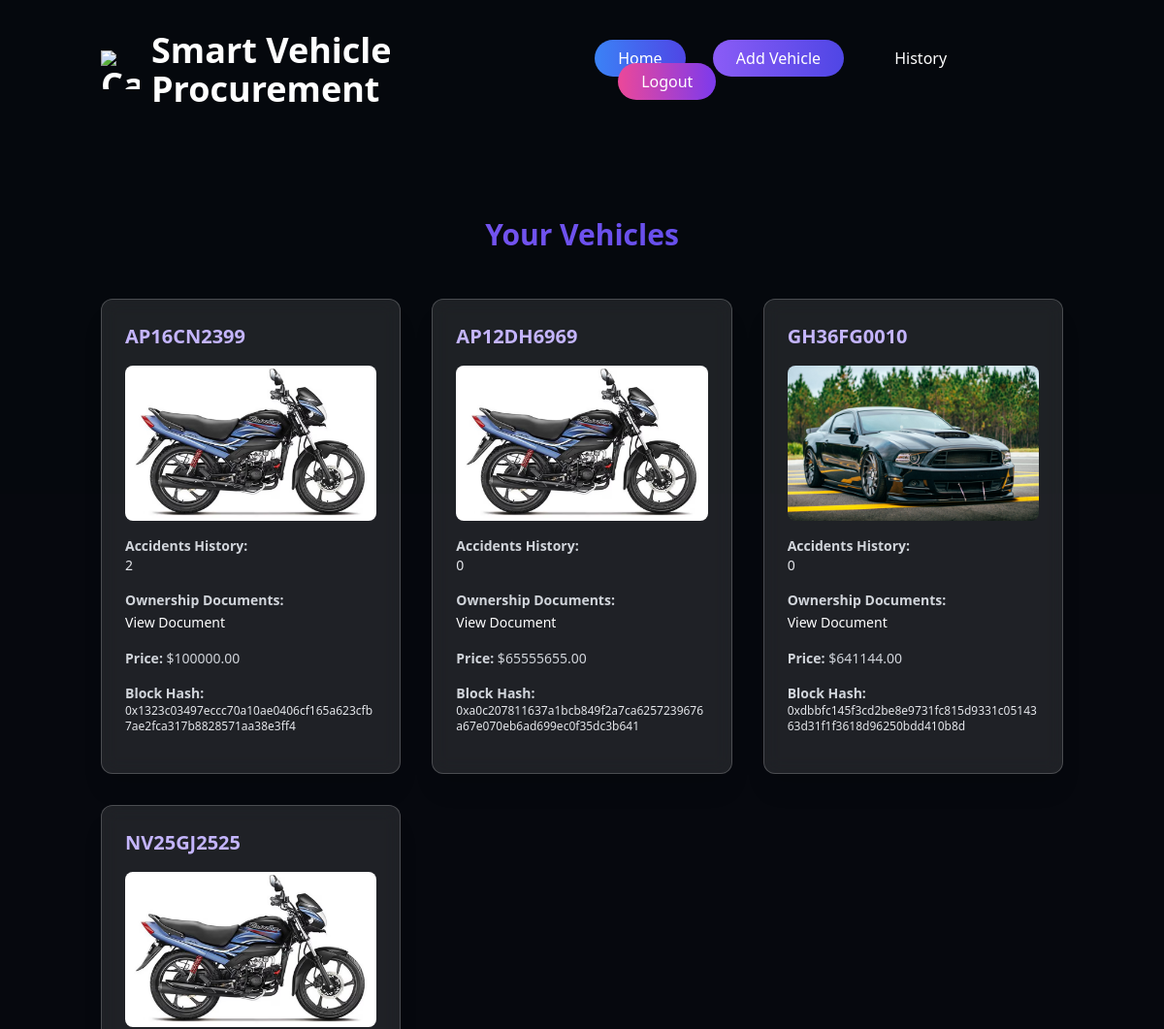
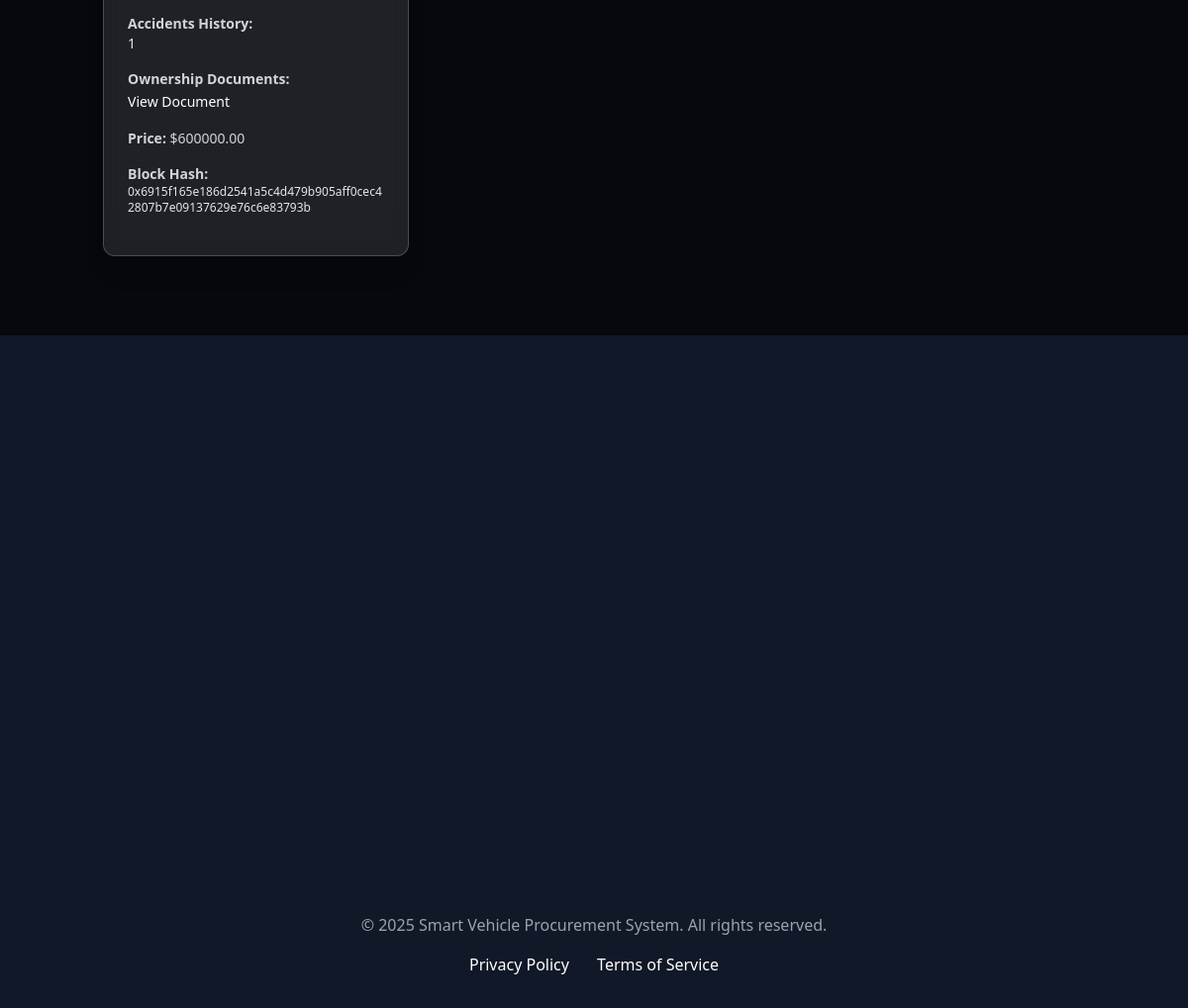
The page /vehicleHistory (signed in) on the database its author committed (2 pictures, top to bottom).
### seller/models.py (models this page shows, shortened)
class Vehicle(models.Model):
    vehicle_number = models.CharField(max_length=50, unique=True, validators=[validate_vehicle_number])
    seller_id = models.IntegerField(null=True, blank=True)
    picture = models.ImageField(upload_to='vehicles/', null=True, blank=True)
    accidents_history = models.TextField(null=True, blank=True)
    ownership_documents = models.FileField(upload_to='documents/', null=True, blank=True)
    price = models.DecimalField(max_digits=10, decimal_places=2)
    block_hash = models.CharField(max_length=66, null=True, blank=True)
    status = models.CharField(max_length=20, default='available', choices=[
        ('available', 'Available'),
        ('pending', 'Pending'),
        ('sold', 'Sold')
    ])

### seller/views.py (the view)
# urls.py: path('vehicleHistory',sv.vehicleHistory,name='vehicleHistory'),
def vehicleHistory(request):
    if not request.session.get('id'):
        return render(request,'sellerLoginForm.html')
    Vehicles=Vehicle.objects.all()
    return render(request,'seller/vehicleHistory.html',{'vehicles':Vehicles})

### Templates/seller/vehicleHistory.html (shortened to what this page needs)
<!DOCTYPE html>
<html lang="en">
<head>
    <link href="https://cdn.jsdelivr.net/npm/tailwindcss@2.2.19/dist/tailwind.min.css" rel="stylesheet">
</head>
<body class="bg-gray-900 font-sans relative text-white">
    <header class="hero-bg text-white py-8 relative z-10 overlay">
        <nav class="container mx-auto px-4 flex justify-between items-center">
            <h1 class="text-3xl md:text-4xl font-extrabold flex items-center">
                <img src="https://img.icons8.com/fluency/48/ffffff/sports-car.png" alt="Car Icon" class="w-10 h-10 mr-3 animate-spin">
                Smart Vehicle Procurement
                        </h1>
            <div class="space-x-6">
                <a href="sellerHome" class="nav-button bg-gradient-to-r from-blue-500 to-indigo-600 text-white py-2 px-6 rounded-full hover:from-blue-600 hover:to-indigo-700">Home</a>
                <a href="addVehicle" class="nav-button bg-gradient-to-r from-purple-500 to-indigo-600 text-white py-2 px-6 rounded-full hover:from-purple-600 hover:to-indigo-700">Add Vehicle</a>
                <a href="vehicleHistory" class="nav-button bg-gradient-to-r from-cyan-400 to-blue-500 text-white py-2 px-6 rounded-full hover:from-cyan-500 hover:to-blue-600">History</a>
                <a href="log" class="nav-button bg-gradient-to-r from-pink-500 to-purple-600 text-white py-2 px-6 rounded-full hover:from-pink-600 hover:to-purple-700">Logout</a>
            </div>
        </nav>
    </header>
    <section id="add-vehicle" class="py-20 bg-black bg-opacity-70 relative z-10 overlay">
        <div class="container mx-auto px-4">
            <h2 class="text-3xl font-bold text-center mb-12 bg-clip-text text-transparent bg-gradient-to-r from-purple-500 to-indigo-600 animate-fadeIn">Your Vehicles</h2>
            {% if vehicles %}
            <div class="grid grid-cols-1 md:grid-cols-2 lg:grid-cols-3 gap-8">
                {% for vehicle in vehicles %}
                <div class="p-6 glass-effect rounded-xl shadow-xl animate-slideIn">
                    <h3 class="text-xl font-semibold mb-4 text-purple-300">{{ vehicle.vehicle_number }}</h3>
                    <div class="mb-4">
                        {% if vehicle.picture %}
                        <img src="{{ vehicle.picture.url }}" alt="{{ vehicle.vehicle_number }} Picture" class="w-full h-40 object-cover rounded-lg">
                        {% else %}
                        <p class="text-gray-400 text-sm">No picture available</p>
                        {% endif %}
                    </div>
                    <div class="mb-4">
                        <p class="text-gray-300 text-sm"><strong>Accidents History:</strong></p>
                        <p class="text-gray-200 text-sm">{{ vehicle.accidents_history|default:"No accidents reported" }}</p>
                    </div>
                    <div class="mb-4">
                        <p class="text-gray-300 text-sm"><strong>Ownership Documents:</strong></p>
                        {% if vehicle.ownership_documents %}
                        <a href="{{ vehicle.ownership_documents.url }}" class="text-cyan-400 hover:text-cyan-300 text-sm" target="_blank">View Document</a>
                        {% else %}
                        <p class="text-gray-400 text-sm">No documents uploaded</p>
                        {% endif %}
                    </div>
                    <div class="mb-4">
                        <p class="text-gray-300 text-sm"><strong>Price:</strong> ${{ vehicle.price }}</p>
                    </div>
                    <div class="mb-4">
                        <p class="text-gray-300 text-sm"><strong>Block Hash:</strong></p>
                        <p class="text-gray-200 text-xs break-all">{{ vehicle.block_hash|default:"Not on blockchain" }}</p>
                    </div>
                </div>
                {% endfor %}
            </div>
            {% endif %}
        </div>
    </section>
    <br><br><br><br><br><br><br><br><br><br><br><br><br><br><br><br><br><br><br><br><br><br><br>
    <footer class="py-8 bg-gray-900 text-white relative z-10">
        <div class="container mx-auto text-center">
            <p class="text-gray-400">© 2025 Smart Vehicle Procurement System. All rights reserved.</p>
            <div class="mt-4 space-x-6">
                <a href="#" class="text-cyan-400 hover:text-cyan-300 transition">Privacy Policy</a>
                <a href="#" class="text-cyan-400 hover:text-cyan-300 transition">Terms of Service</a>
            </div>
        </div>
    </footer>
</body>
</html>

### Templates/seller/vehicleHistory.html (style rules this page uses)
.animate-slideIn { animation: slideIn 1.2s ease-out; }
.animate-fadeIn { animation: fadeIn 2.5s ease-in; }
.animate-spin { animation: spin 12s linear infinite; }
.hero-bg { background: url('https://images.unsplash.com/photo-1492144534655-ae79c964c9d7?auto=format&fit=crop&w=1920&q=80') no-repeat center center/cover; background-attachment: fixed; }
.nav-button { transition: background-color 0.3s, transform 0.3s, box-shadow 0.3s; }
.overlay { background: rgba(0, 0, 0, 0.65); }
.glass-effect { background: rgba(255, 255, 255, 0.1); backdrop-filter: blur(10px); border: 1px solid rgba(255, 255, 255, 0.2); }

### rows shown on the page
Vehicle: vehicle_number "AP16CN2399", picture (picture), accidents_history "2", price "100000.00", block_hash "0x1323c03497eccc70a10ae0406cf165a623cfb7ae2fca317b8828571aa38e3ff4"
Vehicle: vehicle_number "AP12DH6969", picture (picture), accidents_history "0", price "65555655.00", block_hash "0xa0c207811637a1bcb849f2a7ca6257239676a67e070eb6ad699ec0f35dc3b641"
Vehicle: vehicle_number "GH36FG0010", picture (picture), accidents_history "0", price "641144.00", block_hash "0xdbbfc145f3cd2be8e9731fc815d9331c0514363d31f1f3618d96250bdd410b8d"
Vehicle: vehicle_number "NV25GJ2525", picture (picture), accidents_history "1", price "600000.00", block_hash "0x6915f165e186d2541a5c4d479b905aff0cec42807b7e09137629e76c6e83793b"
